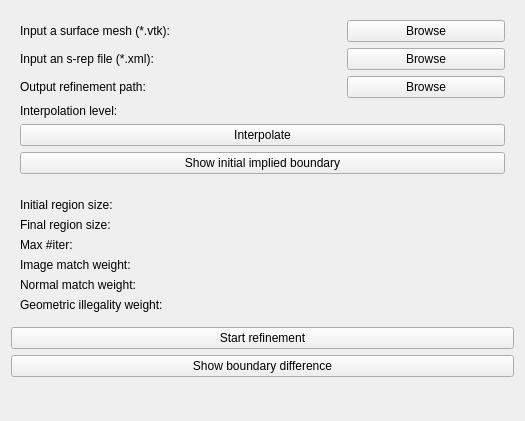
<?xml version="1.0" encoding="UTF-8"?>
<ui version="4.0">
 <class>qSlicerSkeletalRepresentationRefinerModuleWidget</class>
 <widget class="qSlicerWidget" name="qSlicerSkeletalRepresentationRefinerModuleWidget">
  <property name="geometry">
   <rect>
    <x>0</x>
    <y>0</y>
    <width>525</width>
    <height>421</height>
   </rect>
  </property>
  <property name="windowTitle">
   <string>Form</string>
  </property>
  <layout class="QVBoxLayout" name="verticalLayout">
   <item>
    <widget class="ctkCollapsibleButton" name="CTKCollapsibleButton" native="true">
     <property name="text" stdset="0">
      <string>Input</string>
     </property>
     <layout class="QVBoxLayout" name="verticalLayout_3">
      <item>
       <layout class="QHBoxLayout" name="horizontalLayout">
        <item>
         <widget class="QLabel" name="lb_inputImage">
          <property name="text">
           <string>Input a surface mesh (*.vtk):</string>
          </property>
         </widget>
        </item>
        <item>
         <widget class="QLabel" name="lb_imagePath">
          <property name="text">
           <string/>
          </property>
         </widget>
        </item>
        <item>
         <widget class="QPushButton" name="btn_browseImage">
          <property name="text">
           <string>Browse</string>
          </property>
         </widget>
        </item>
       </layout>
      </item>
      <item>
       <layout class="QHBoxLayout" name="horizontalLayout_2">
        <item>
         <widget class="QLabel" name="label_2">
          <property name="text">
           <string>Input an s-rep file (*.xml):</string>
          </property>
         </widget>
        </item>
        <item>
         <widget class="QLabel" name="lb_srepPath">
          <property name="text">
           <string/>
          </property>
         </widget>
        </item>
        <item>
         <widget class="QPushButton" name="btn_browseSrep">
          <property name="text">
           <string>Browse</string>
          </property>
         </widget>
        </item>
       </layout>
      </item>
      <item>
       <layout class="QHBoxLayout" name="horizontalLayout_4">
        <item>
         <widget class="QLabel" name="label_4">
          <property name="text">
           <string>Output refinement path:</string>
          </property>
         </widget>
        </item>
        <item>
         <widget class="QLabel" name="lb_outputpath">
          <property name="text">
           <string/>
          </property>
         </widget>
        </item>
        <item>
         <widget class="QPushButton" name="btn_output">
          <property name="text">
           <string>Browse</string>
          </property>
         </widget>
        </item>
       </layout>
      </item>
      <item>
       <layout class="QHBoxLayout" name="horizontalLayout_3">
        <item>
         <widget class="QLabel" name="label_3">
          <property name="text">
           <string>Interpolation level:</string>
          </property>
         </widget>
        </item>
        <item>
         <widget class="qMRMLSliderWidget" name="sl_interp" native="true">
          <property name="decimals" stdset="0">
           <number>0</number>
          </property>
          <property name="pageStep" stdset="0">
           <double>10.000000000000000</double>
          </property>
          <property name="minimum" stdset="0">
           <double>0.000000000000000</double>
          </property>
          <property name="maximum" stdset="0">
           <double>15.000000000000000</double>
          </property>
          <property name="value" stdset="0">
           <double>3.000000000000000</double>
          </property>
         </widget>
        </item>
       </layout>
      </item>
      <item>
       <widget class="QPushButton" name="btn_interp">
        <property name="text">
         <string>Interpolate</string>
        </property>
       </widget>
      </item>
      <item>
       <widget class="QPushButton" name="btn_initial_bdry">
        <property name="text">
         <string>Show initial implied boundary</string>
        </property>
       </widget>
      </item>
     </layout>
    </widget>
   </item>
   <item>
    <widget class="ctkCollapsibleButton" name="CTKCollapsibleButton_param" native="true">
     <property name="text" stdset="0">
      <string>Parameters</string>
     </property>
     <layout class="QVBoxLayout" name="verticalLayout_param">
      <item>
       <layout class="QHBoxLayout" name="horizontalLayout_5">
        <item>
         <widget class="QLabel" name="label_5">
          <property name="text">
           <string>Initial region size:</string>
          </property>
         </widget>
        </item>
        <item>
         <widget class="qMRMLSliderWidget" name="sl_stepSize" native="true">
          <property name="decimals" stdset="0">
           <number>3</number>
          </property>
          <property name="pageStep" stdset="0">
           <double>0.010000000000000</double>
          </property>
          <property name="minimum" stdset="0">
           <double>0.001000000000000</double>
          </property>
          <property name="maximum" stdset="0">
           <double>15.000000000000000</double>
          </property>
          <property name="value" stdset="0">
           <double>0.010000000000000</double>
          </property>
         </widget>
        </item>
       </layout>
      </item>
      <item>
       <layout class="QHBoxLayout" name="horizontalLayout_6">
        <item>
         <widget class="QLabel" name="label_6">
          <property name="text">
           <string>Final region size:</string>
          </property>
         </widget>
        </item>
        <item>
         <widget class="qMRMLSliderWidget" name="sl_tol" native="true">
          <property name="decimals" stdset="0">
           <number>4</number>
          </property>
          <property name="pageStep" stdset="0">
           <double>0.010000000000000</double>
          </property>
          <property name="minimum" stdset="0">
           <double>0.000100000000000</double>
          </property>
          <property name="maximum" stdset="0">
           <double>15.000000000000000</double>
          </property>
          <property name="value" stdset="0">
           <double>0.001000000000000</double>
          </property>
         </widget>
        </item>
       </layout>
      </item>
      <item>
       <layout class="QHBoxLayout" name="horizontalLayout_7">
        <item>
         <widget class="QLabel" name="label_7">
          <property name="text">
           <string>Max #iter:</string>
          </property>
         </widget>
        </item>
        <item>
         <widget class="qMRMLSliderWidget" name="sl_maxIter" native="true">
          <property name="decimals" stdset="0">
           <number>0</number>
          </property>
          <property name="pageStep" stdset="0">
           <double>10.000000000000000</double>
          </property>
          <property name="minimum" stdset="0">
           <double>200.000000000000000</double>
          </property>
          <property name="maximum" stdset="0">
           <double>10000.000000000000000</double>
          </property>
          <property name="value" stdset="0">
           <double>2000.000000000000000</double>
          </property>
         </widget>
        </item>
       </layout>
      </item>
      <item>
       <layout class="QHBoxLayout" name="horizontalLayout_8">
        <item>
         <widget class="QLabel" name="label_8">
          <property name="text">
           <string>Image match weight:</string>
          </property>
         </widget>
        </item>
        <item>
         <widget class="qMRMLSliderWidget" name="sl_wtImageMatch" native="true">
          <property name="decimals" stdset="0">
           <number>4</number>
          </property>
          <property name="pageStep" stdset="0">
           <double>0.001000000000000</double>
          </property>
          <property name="minimum" stdset="0">
           <double>0.000000000000000</double>
          </property>
          <property name="maximum" stdset="0">
           <double>1000.000000000000000</double>
          </property>
          <property name="value" stdset="0">
           <double>0.004000000000000</double>
          </property>
         </widget>
        </item>
       </layout>
      </item>
      <item>
       <layout class="QHBoxLayout" name="horizontalLayout_9">
        <item>
         <widget class="QLabel" name="label_9">
          <property name="text">
           <string>Normal match weight:</string>
          </property>
         </widget>
        </item>
        <item>
         <widget class="qMRMLSliderWidget" name="sl_wtNormal" native="true">
          <property name="decimals" stdset="0">
           <number>4</number>
          </property>
          <property name="pageStep" stdset="0">
           <double>0.010000000000000</double>
          </property>
          <property name="minimum" stdset="0">
           <double>0.000000000000000</double>
          </property>
          <property name="maximum" stdset="0">
           <double>1000.000000000000000</double>
          </property>
          <property name="value" stdset="0">
           <double>20.000000000000000</double>
          </property>
         </widget>
        </item>
       </layout>
      </item>
      <item>
       <layout class="QHBoxLayout" name="horizontalLayout_10">
        <item>
         <widget class="QLabel" name="label_10">
          <property name="text">
           <string>Geometric illegality weight:</string>
          </property>
         </widget>
        </item>
        <item>
         <widget class="qMRMLSliderWidget" name="sl_wtSrad" native="true">
          <property name="decimals" stdset="0">
           <number>4</number>
          </property>
          <property name="pageStep" stdset="0">
           <double>0.010000000000000</double>
          </property>
          <property name="minimum" stdset="0">
           <double>0.000000000000000</double>
          </property>
          <property name="maximum" stdset="0">
           <double>1000.000000000000000</double>
          </property>
          <property name="value" stdset="0">
           <double>50.000000000000000</double>
          </property>
         </widget>
        </item>
       </layout>
      </item>
     </layout>
    </widget>
   </item>
   <item>
    <widget class="QPushButton" name="btn_submit">
     <property name="text">
      <string>Start refinement</string>
     </property>
    </widget>
   </item>
   <item>
    <widget class="QPushButton" name="btn_diff_bdry">
     <property name="text">
      <string>Show boundary difference</string>
     </property>
    </widget>
   </item>
   <item>
    <spacer name="verticalSpacer">
     <property name="orientation">
      <enum>Qt::Vertical</enum>
     </property>
     <property name="sizeHint" stdset="0">
      <size>
       <width>0</width>
       <height>0</height>
      </size>
     </property>
    </spacer>
   </item>
  </layout>
 </widget>
 <customwidgets>
  <customwidget>
   <class>qMRMLSliderWidget</class>
   <extends>QWidget</extends>
   <header>qMRMLSliderWidget.h</header>
  </customwidget>
  <customwidget>
   <class>qSlicerWidget</class>
   <extends>QWidget</extends>
   <header>qSlicerWidget.h</header>
   <container>1</container>
  </customwidget>
  <customwidget>
   <class>ctkCollapsibleButton</class>
   <extends>QWidget</extends>
   <header>ctkCollapsibleButton.h</header>
   <container>1</container>
  </customwidget>
 </customwidgets>
 <resources/>
 <connections/>
</ui>
